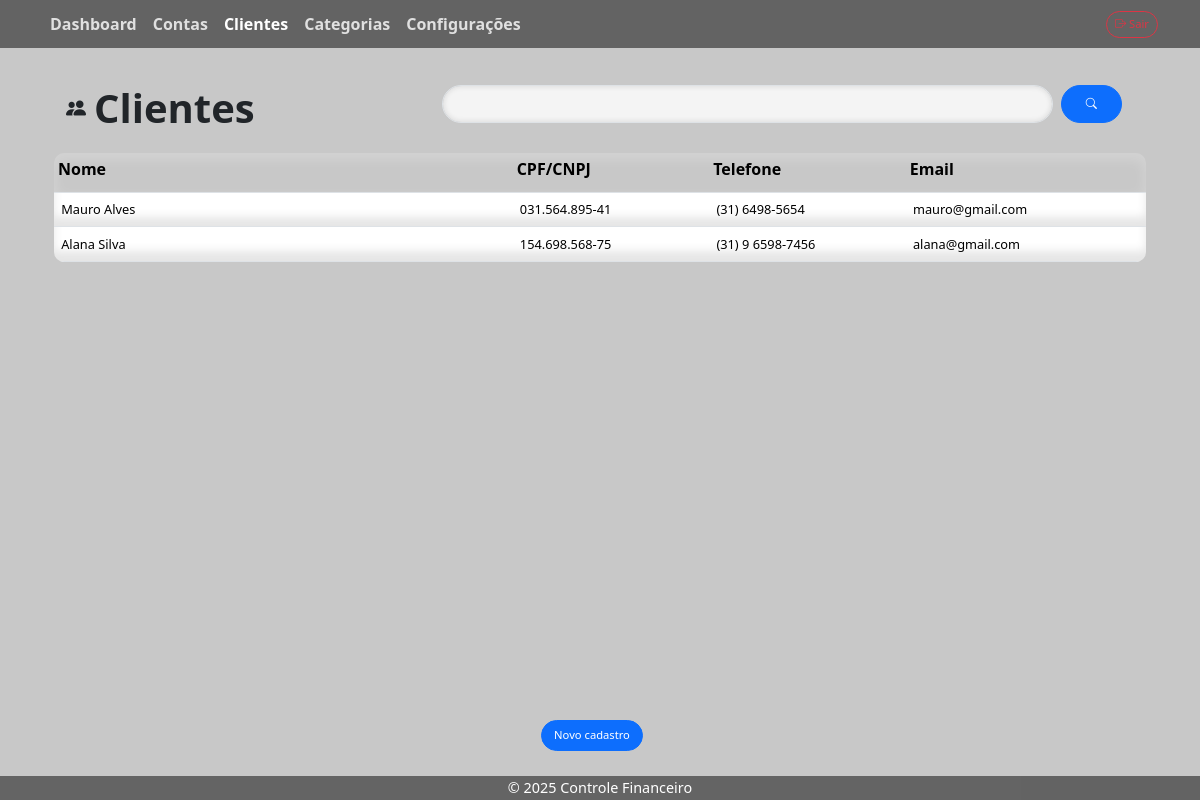
The page /clientes/ (signed in) on the database as committed earlier.
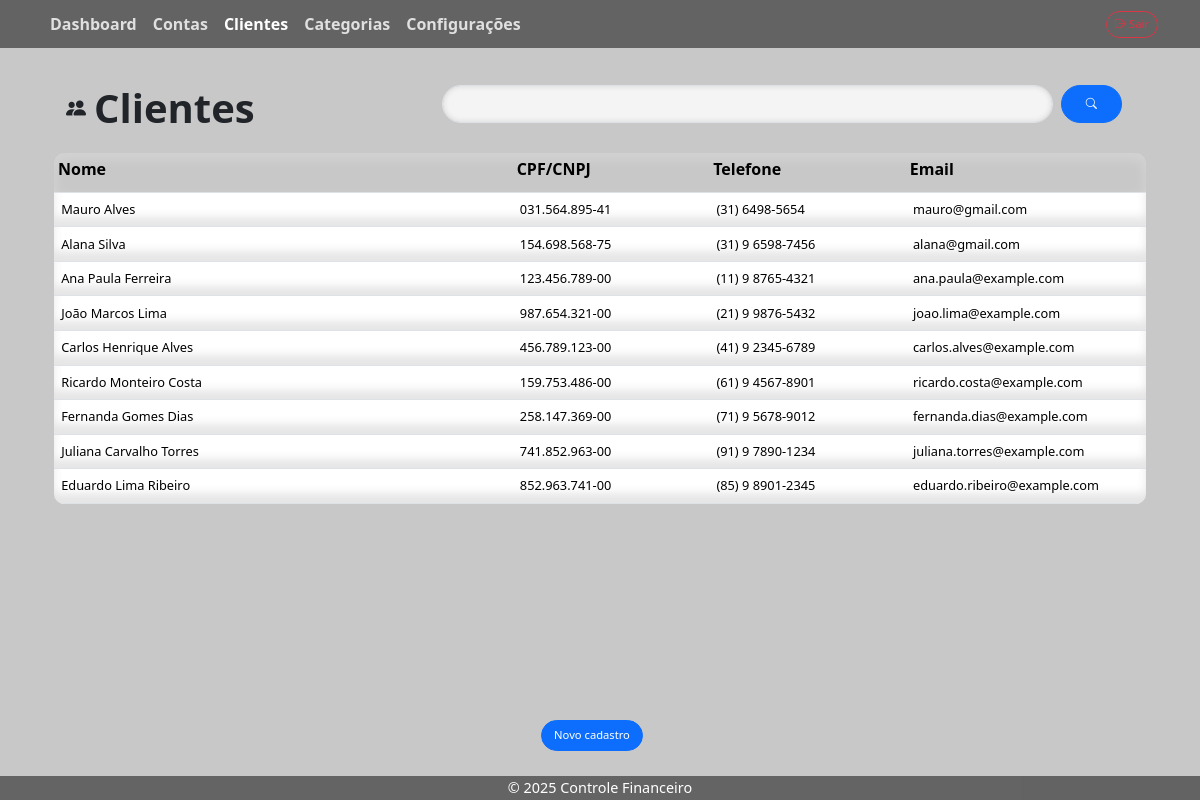
The same page on the database as committed later.
### clientes/models.py (models this page shows, shortened)
class Cliente(models.Model):
    nome = models.CharField(max_length=100)
    cpf_cnpj = models.CharField(max_length=20)
    telefone = models.CharField(max_length=20, blank=True)
    email = models.EmailField(blank=True)
    ativo = models.BooleanField(default=True)

### clientes/views.py (the view, shortened to what this page needs)
# urls.py: path('', cliente_list, name='cliente_list'),
@login_required()
def cliente_list(request):
    clientes_qs = Cliente.objects.all()
    cliente_filter = ClienteFilter(request.GET, queryset=clientes_qs)
    for cliente in cliente_filter.qs:
        cliente.cpf_cnpj = formatar_documento(cliente.cpf_cnpj)
        cliente.telefone = formatar_telefone(cliente.telefone)
    form = ClienteForm()
    if request.method == 'GET':
        return render(request, 'clientes/cliente_list.html', {
            'clientes': cliente_filter.qs,
            'form': form,
            'filter': cliente_filter,
        })

### clientes/forms.py
class ClienteForm(forms.ModelForm):
    class Meta:
        model = Cliente
        exclude = ['ativo']
        fields = '__all__'

### clientes/views.py (called while the page is built)
def formatar_documento(id):
    id = ''.join(filter(str.isdigit, id))
    if len(id) == 11:
        return f"{id[:3]}.{id[3:6]}.{id[6:9]}-{id[9:]}"
    elif len(id) == 14:
        return f"{id[:2]}.{id[2:5]}.{id[5:8]}/{id[8:12]}-{id[12:]}"
    return id

def formatar_telefone(numero: str) -> str:
    numero = ''.join(filter(str.isdigit, numero))
    if len(numero) == 10:
        return f"({numero[:2]}) {numero[2:6]}-{numero[6:]}"
    elif len(numero) == 11:
        return f"({numero[:2]}) {numero[2:3]} {numero[3:7]}-{numero[7:]}"
    return numero

### configuracoes/context_processors.py (called while the page is built)
def tema_context(request):
    try:
        config = Configuracao.objects.first()
        return {'tema': config.tema if config else 'light'}
    except:
        return {'tema': 'light'}

### contas/templatetags/contas_extras.py (called while the page is built)
@register.inclusion_tag("partials/ordenar_th.html")
def ordenar_th(label, field, order_by, order):
    return {
        "label": label,
        "field": field,
        "order_by": order_by,
        "order": order,
    }

### clientes/templates/clientes/cliente_list.html (shortened to what this page needs)
{% extends 'content_base.html' %}
{% block modulo %}<i class="bi bi-people-fill fs-5 me-2"></i>Clientes{% endblock %}
{% block form %}
    {% include 'clientes/cliente_form.html' %}
{% endblock %}
{% block filter %}
    {% include 'contas_filter.html' %}
{% endblock %}
{% block table %}
<div id="table">
    <div id="thead">
        <table class="table">
            <colgroup>
                <col style="width: 42%;">
                <col style="width: 18%;">
                <col style="width: 18%;">
                <col style="width: 22%;">
            </colgroup>
            <thead>
                <tr>
                    {% load contas_extras %}
                    {% ordenar_th "Nome" "nome" order_by order %}
                    {% ordenar_th "CPF/CNPJ" "cpf_cnpj" order_by order %}
                    {% ordenar_th "Telefone" "telefone" order_by order %}
                    {% ordenar_th "Email" "email" order_by order %}
                </tr>
            </thead>
        </table>
    </div>
    <div id="tbody">
        <table class="table">
            <colgroup>
                <col style="width: 42%;">
                <col style="width: 18%;">
                <col style="width: 18%;">
                <col style="width: 22%;">
            </colgroup>
            <tbody>
                {% for cliente in filter.qs %}
                    {% if cliente.ativo %}
                    <tr id="{{ cliente.id }}" onclick="select('{{ cliente.id }}')">
                        <td><p>{{ cliente.nome }}</p></td>
                        <td><p>{{ cliente.cpf_cnpj }}</p></td>
                        <td><p>{{ cliente.telefone }}</p></td>
                        <td><p>{{ cliente.email }}</p></td>
                    </tr>
                    {% endif %}
                    {% empty %}
                    <tr>
                        <td colspan="7" class="text-center">Nenhum resultado encontrado.</td>
                    </tr>
                {% endfor %}
            </tbody>
        </table>
    </div>
</div>
{% endblock %}

### templates/content_base.html (shortened to what this page needs)
{% extends 'base.html' %}
{% load static %}
{% block content %}
{% if delete %}
{% include 'confirmacao.html' %}
{% else %}
{% block form %}{% endblock %}
{% endif %}
<div id="content" class="container-fluid">
    <div id="header" class="row mt-2 mb-2 fs-2">
        <h2 class="fw-bold d-flex align-items-center mb-2 col-12 col-sm-12 col-md-4 col-lg-4">{% block modulo %}{% endblock %}</h2>
        {% block filter %}{% endblock %}
    </div>
    <div id="main-content" class="row">
        {% block table %}{% endblock %}
    </div>
    {% if not dashboard %}
    <div id="footer" class="d-flex justify-content-center">
        <div id="footer-actions">
            <button onclick="showDropbox()" class="btn btn-primary">Novo cadastro</button>
        </div>
    </div>
    {% endif %}
</div>
{% endblock %}

### templates/base.html (shortened to what this page needs)
<!DOCTYPE html>
<html lang="pt-br" data-bs-theme="{{ tema }}">
<head>
    <link href="https://cdn.jsdelivr.net/npm/bootstrap@5.3.0/dist/css/bootstrap.min.css" rel="stylesheet">
    <link rel="stylesheet" href="https://cdn.jsdelivr.net/npm/bootstrap-icons@1.11.3/font/bootstrap-icons.css">
    {% load static %}
    <link href="{% static 'financeiro/css/style.css' %}" rel="stylesheet">
    <link href="{% static 'financeiro/css/notification.css' %}" rel="stylesheet">
    <link href="{% static 'financeiro/css/menu.css' %}" rel="stylesheet">
    <link href="{% static 'financeiro/css/table.css' %}" rel="stylesheet">
    <link href="{% static 'financeiro/css/filter.css' %}" rel="stylesheet">
</head>
<body>
    <nav class="navbar navbar-expand-lg">
        <div class="container">
            <div class="collapse navbar-collapse">
                <ul class="navbar-nav me-auto">
                    <li class="nav-item">
                        <a class="nav-link" href="/dashboard/" {% if dashboard %}style="color:white;"{% endif %}>
                            Dashboard
                        </a>
                    </li>
                    <li class="nav-item">
                        <a class="nav-link" href="/contas/" {% if contas %}style="color:white;"{% endif %}>
                            Contas
                        </a>
                    </li>
                    <li class="nav-item">
                        <a class="nav-link" href="/clientes/" {% if clientes %}style="color:white;"{% endif %}>
                            Clientes
                        </a>
                    </li>
                    <li class="nav-item">
                        <a class="nav-link" href="/categorias/" {% if categorias %}style="color:white;"{% endif %}>
                            Categorias
                        </a>
                    </li>
                    <li class="nav-item">
                        <a class="nav-link" href="/configuracoes/" {% if configuracoes %}style="color:white;"{% endif %}>
                            Configurações
                        </a>
                    </li>
                </ul>
                <div>
                    {% if user.is_authenticated %}
                        <form action="{% url 'usuarios:logout' %}" method="post" class="d-inline">
                            <button type="submit" class="btn btn-outline-danger btn-sm">
                                <i class="bi bi-box-arrow-right"></i> Sair
                            </button>
                        </form>
                    {% endif %}
                </div>
            </div>
        </div>
    </nav>
    <main class="container my-4">
        {% block content %}
        {% endblock %}
    </main>
    <footer class="mt-4">
      <p class="mb-0">© 2025 Controle Financeiro</p>
    </footer>
</body>
</html>

### clientes/templates/clientes/cliente_form.html (shortened to what this page needs)
{% extends 'dropbox.html' %}

### templates/dropbox.html (shortened to what this page needs)
{% load static %}
<link href="{% static 'financeiro/css/dropbox.css' %}" rel="stylesheet">

### templates/contas_filter.html (shortened to what this page needs)
{% load widget_tweaks %}
<div id="filter" class="d-flex justify-content-center align-items-center container-fluid mb-2 row col-12 col-sm-12 col-md-8 col-lg-8">
  <form method="get" class="d-flex mb-2 flex-grow-1 col-8 col-sm-8 col-md-12 col-lg-4">
    {{ filter.form.search|add_class:"form-control rounded-pill me-2" }}
    <button type="submit" class="btn btn-primary rounded-pill px-4">
      <i class="bi bi-search"></i>
    </button>
  </form>
</div>

### templates/partials/ordenar_th.html (shortened to what this page needs)
{% load static %}
<link href="{% static 'financeiro/css/style.css' %}" rel="stylesheet">
<th>
    <form method="post" style="display:inline;">
        <button type="submit" name="btn_order" value="{{ field }}">
            {{ label }}
        </button>
    </form>
</th>

### static/financeiro/css/style.css (style rules this page uses)
:root { --bg-color: rgb(200, 200, 200); --card-shadow: 0px 10px 5px 1px rgba(0, 0, 0, 0.3); --card-shadow-hover: 0px 15px 5px 1px rgba(0, 0, 0, 0.3); --nav-bg-color: rgba(0, 0, 0, 0.5); --card-bg-color: rgb(255, 255, 255); }
html { width: 100%; height: 100%; }
body { display: flex; flex-direction: column; min-height: 100vh; width: 100%; height: 100%; background-color: var(--bg-color); }
body nav { width: 100%; height: 3rem; position: fixed; padding: 0px !important; margin: 0px !important; background-color: var(--nav-bg-color); }
.nav-link { color: rgba(255, 255, 255, 0.8); font-weight: bold; }
body main { position: fixed; width: 100%; top: 3rem; bottom: 1.5rem; left: 0; right: 0; display: flex; padding: 0px; margin: 0px; }
body footer { height: 1.5rem; width: 100%; bottom: 0px; position: fixed; display: flex; padding: 0px; margin: 0px; text-align: center; justify-content: center; align-items: center; background-color: var(--nav-bg-color); color: white; z-index: 0; }
footer p { margin: 0px; padding: 0px; font-size: 0.9rem; }
input, select, option { border-radius: 30px !important; background-color: rgba(255, 255, 255, 0.8) !important; box-shadow: inset 0px 0px 5px 1px rgba(0, 0, 0, 0.1) !important; padding-left: 10px; color: black !important; }
a { border-radius: 30px !important; }
button { border-radius: 30px !important; font-size: 0.7rem !important; }
#content { display: flex; flex-direction: column; justify-content: center !important; height: 100%; width: 100%; }
#header { width: 100%; height: 10%; top: 0px; justify-content: center !important; align-items: center; --bs-gutter-x: 0; }
#header h2 { font-size: clamp(1rem, 2vw + 1rem, 3rem);; }
#main-content { display: flex; justify-content: center; align-items: center; height: 85%; }
#footer { width: 100%; height: 5%; margin-top: 1rem; }
#footer-actions { display: flex; align-items: center; gap: 1rem; }
body, a, th { user-select: none; -webkit-user-select: none; -moz-user-select: none; -ms-user-select: none; }
input, textarea, select, td { user-select: text; -webkit-user-select: text; -moz-user-select: text; -ms-user-select: text; }

### static/financeiro/css/menu.css (style rules this page uses)
:root { --menu-text-color: rgb(0, 0, 0); }
.nav-item { list-style-type: none !important; }

### static/financeiro/css/table.css (style rules this page uses)
:root { --table-bg: white; --p-color: black; }
#table { display: flex; flex-direction: column; width: 100%; height: 100%; border-radius: 10px !important; }
#thead { width: 100%; height: 40px; border-radius: 10px 10px 0px 0px !important; box-shadow: inset 0px 5px 12px 2px rgba(255, 255, 255, 0.2); }
th { background-color: rgba(0, 0, 0, 0) !important; padding: 0.25rem !important; }
th button { margin: 0px !important; padding: 0px !important; background-color: rgba(0, 0, 0, 0); font-weight: bold; width: 100%; height: 100%; display: flex; border: 0px; font-size: 1rem !important; }
tbody tr { background-color: rgba(255, 255, 255, 0) !important; box-shadow: inset 0px -10px 10px 0px rgba(0, 0, 0, 0.1); transition-duration: 0.5s; }
tbody td { background-color: rgba(0, 0, 0, 0) !important; padding: 0.25rem !important; }
#tbody { background-color: var(--table-bg); border-radius: 0px 0px 10px 10px !important; height: var(100% - 40px); width: 100%; overflow:auto; padding: 0px !important; font-size: 0.8rem !important; }
#tbody p, .pagar, .pagar input[type="date"] { padding: 0.2rem !important; }
#tbody p { display: flex; width: 100%; height: 100%; align-items: center; margin: 0px !important; color: var(--p-color); }
#thead table, #tbody table { table-layout: fixed; width: 100%; height: 100%; margin-bottom: 0px !important; }

### static/financeiro/css/filter.css (style rules this page uses)
:root { --filter-color: black; --filter-hover: rgba(0, 0, 0, 0.1); }
.form-control.rounded, .form-control.rounded-pill { border-radius: 0.5rem; box-shadow: inset 0 0 0 0 rgba(0,0,0,0); transition: border-color 0.3s, box-shadow 0.3s; }

### static/financeiro/css/dropbox.css (style rules this page uses)
:root { --db-color: black; --db-shadow: 0px 10px 15px 5px rgba(0, 0, 0, 0.5); }

Rows that differ between the two databases and show on the page:
added Cliente: nome "Ana Paula Ferreira", cpf_cnpj "123.456.789-00", telefone "(11) 9 8765-4321", email "ana.paula@example.com"
added Cliente: nome "João Marcos Lima", cpf_cnpj "987.654.321-00", telefone "(21) 9 9876-5432", email "joao.lima@example.com"
added Cliente: nome "Carlos Henrique Alves", cpf_cnpj "456.789.123-00", telefone "(41) 9 2345-6789", email "carlos.alves@example.com"
added Cliente: nome "Ricardo Monteiro Costa", cpf_cnpj "159.753.486-00", telefone "(61) 9 4567-8901", email "ricardo.costa@example.com"
added Cliente: nome "Fernanda Gomes Dias", cpf_cnpj "258.147.369-00", telefone "(71) 9 5678-9012", email "fernanda.dias@example.com"
added Cliente: nome "Juliana Carvalho Torres", cpf_cnpj "741.852.963-00", telefone "(91) 9 7890-1234", email "juliana.torres@example.com"
added Cliente: nome "Eduardo Lima Ribeiro", cpf_cnpj "852.963.741-00", telefone "(85) 9 8901-2345", email "eduardo.ribeiro@example.com"
